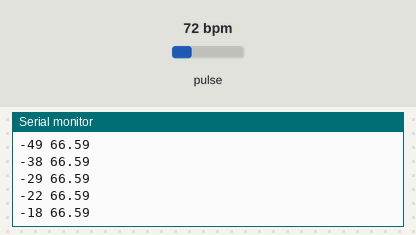
Recording of a sketch running on a simulated Arduino Uno, built with avr-gcc and run on an emulated ATmega328P. Shown: the last lines printed to the serial monitor. The inputs (shaded band) are chosen by the test bench; at power-on: pulse 72 bpm.

Above: at 1.2 s.
1.3 s: pulse set to 42 bpm
At 1.34 s:
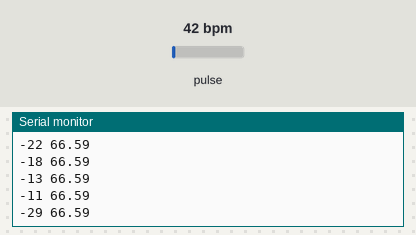
2.8 s: pulse set to 70 bpm
At 2.82 s:
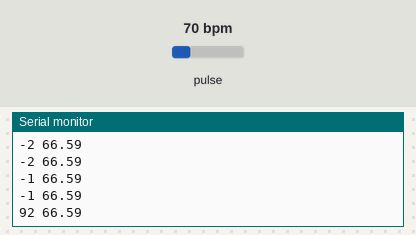
Timing chart, 0 to 5.8 s (numbered marks = the images above; inputs shaded):
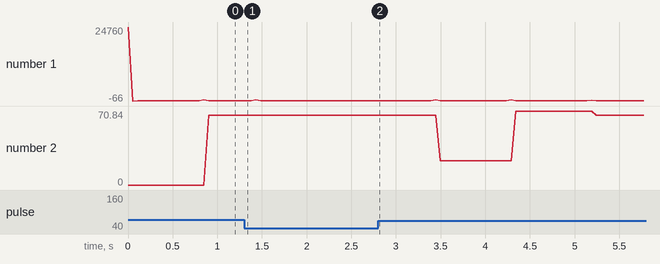

Measured:
- after the input at 2.8 s, the serial monitor: prints a new line at once (image 2)
- plotted number 2: 66.59 → 66.67 after the input at 2.8 s

The sketch:

calcoloHR.ino
```cpp
#include <Wire.h>
#include "MAX30105.h"

int dataOld=0;
long int currentTime, lastTime;
float HR;
MAX30105 sensor;

void setup() {
  Serial.begin(115200);
  if (sensor.begin() == false){
    Serial.println("MAX30105 was not found. Please check wiring/power. ");
    while (1);}
  sensor.setup();
}

void loop() {
  int data=sensor.getRed();
  int delta=data-dataOld;
  currentTime=millis();
  if (delta < -50 && currentTime-lastTime> 500){
      HR=60.0/(currentTime-lastTime)*1000;
      lastTime=currentTime;
      //Serial.println(HR);
  }
  Serial.print(delta);
  Serial.print(" ");
  Serial.println(HR);
  dataOld=data;
  delay(50);

}
```
